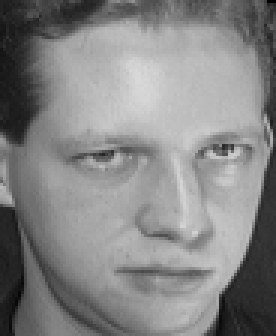
#> input picture SinaisESistemas/orl_faces/s1/10.pgm, 92 x 112 px, given in place of 7.pgm, which was not available (shown 3 times larger)
$ python main.py orl_faces/s1/10.pgm
#> lines starting #> are read from the running program, lines starting #| are printed output that depends on the picture; pictures that were not available may be replaced by others from this repository, and a replacement may not be noted
#!/usr/bin/python3

import sys
import cv2 as cv
import numpy as np
import random

# def print_help():
#     print('''
#     This program demonstrated the use of the discrete Fourier transform (DFT).
#     The dft of an image is taken and it's power spectrum is displayed.
#     Usage:
#     discrete_fourier_transform.py [image_name -- default lena.jpg]''')

def MeanSquaredError(matrizA, matrizB):
    return np.square(np.subtract(matrizA, matrizB)).mean()

def NormalizaMatriz(matriz):
    Max, Min = matriz.max(), matriz.min()
    return (matriz - Min)/(Max - Min)

def getRealImaginary(imagem):
#> called with imagem = 'orl_faces/s1/7.pgm'
    I = cv.imread(imagem, cv.IMREAD_GRAYSCALE)
#> I is the input picture: shape (112, 92); min 1, max 217, mean 132.8
    if I is None:
        print('Error opening image')
        return -1

    rows, cols = I.shape
#> rows = 112; cols = 92
    m = cv.getOptimalDFTSize( rows )
#> m = 120
    n = cv.getOptimalDFTSize( cols )
#> n = 96
    padded = cv.copyMakeBorder(I, 0, m - rows, 0, n - cols, cv.BORDER_CONSTANT, value=[0, 0, 0])
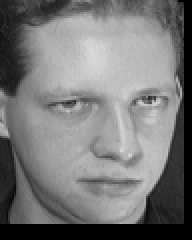
#> padded: shape (120, 96) (shown 2 times larger); min 0, max 217, mean 118.8
    # padded = cv.copyMakeBorder(I, 0, 4, 0, 4, cv.BORDER_CONSTANT, value=[0, 0, 0])
    planes = [np.float32(padded), np.zeros(padded.shape, np.float32)]
    complexI = cv.merge(planes)         # Add to the expanded another plane with zeros

    cv.dft(complexI, complexI)         # this way the result may fit in the source matrix

    cv.split(complexI, planes)                   # planes[0] = Re(DFT(I), planes[1] = Im(DFT(I))
    return planes

# [35 lines left out: function calculate, not called in this run]

def ModoLuiz(randomNumber):
    #randomNumber = random.randint(1, 10)
    lista = list()
    for x in range(1, 41):
        #print("orl_faces/s" + str(x) + "/" + str(randomNumber) + ".pgm")
        mainImage = getRealImaginary(imagem = "orl_faces/s" + str(x) + "/" + str(randomNumber) + ".pgm")
#> mainImage = 2 items
        mainReal = NormalizaMatriz(mainImage[0])
#> in NormalizaMatriz, `Max, Min = matriz.max(), matriz.min()`: Max = 1368547; Min = -288328.6
#> in NormalizaMatriz, `return (matriz - Min)/(Max - Min)`:
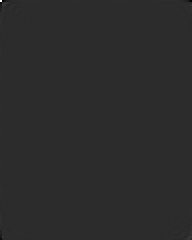
#> returned value: shape (120, 96) float32 (shown 2 times larger); min 0, max 1, mean 0.174
        mainImaginary = NormalizaMatriz(mainImage[1])
#> in NormalizaMatriz (call 2), `Max, Min = matriz.max(), matriz.min()`: Max = 113079.3; Min = -113079.3
#> in NormalizaMatriz (call 2), `return (matriz - Min)/(Max - Min)`:
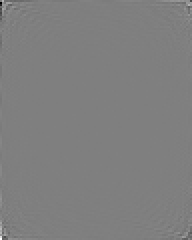
#> returned value: shape (120, 96) float32 (shown 2 times larger); min 0, max 1, mean 0.5
        menorMseCount = 0
        menorMse = 2
        contador = 1
        for i in range(1, 11):
            #print("orl_faces/s" + str(x) + "/" + str(i) + ".pgm")
            if(i != randomNumber):
                secondImg = getRealImaginary(imagem = "orl_faces/s" + str(x) + "/" + str(i) + ".pgm")
#> call 2 of getRealImaginary, with imagem = 'orl_faces/s1/1.pgm'
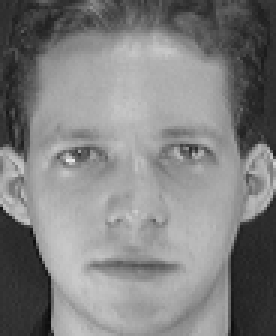
#> input picture SinaisESistemas/orl_faces/s1/1.pgm, 92 x 112 px (shown 3 times larger)
#> in getRealImaginary, I is the input picture: shape (112, 92); min 11, max 234, mean 128.3
#> in getRealImaginary (call 2), `padded = cv.copyMakeBorder(I, 0, m - rows, 0, n - cols, cv.BORDER_CONS..`:
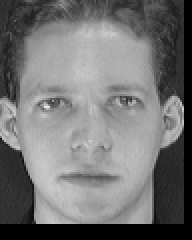
#> padded: shape (120, 96) (shown 2 times larger); min 0, max 234, mean 114.8
#> secondImg = 2 items
                #mse = MeanSquaredError(mainReal, NormalizaMatriz(secondImg[0]))
                #mse =  MeanSquaredError(mainReal, NormalizaMatriz(secondImg[1]))
                mse =  MeanSquaredError(mainImaginary, NormalizaMatriz(secondImg[1]))
#> mse = 0.000365
                #mse =  MeanSquaredError(mainImaginary, NormalizaMatriz(secondImg[0]))
                #mse =  MeanSquaredError(np.add(mainReal, mainImaginary), np.add(secondImg[0], secondImg[1]))
                if(mse < menorMse):
                    menorMse = mse
#> menorMse = 0.000365
                    menorMseCount = contador
                contador = contador + 1
        lista.append(menorMseCount)

    return lista

# [26 lines left out: function compara, not called in this run]
def main(argv):

    # [15 lines of commented-out code are left out]
    randomNumber = random.randint(1 , 10)
    lista = ModoLuiz(randomNumber)
    print(lista)
    print(compara(lista, randomNumber))
    # [5 lines of commented-out code are left out]


if __name__ == "__main__":
#> (the run stopped early here; a loop or call above may not have finished)
